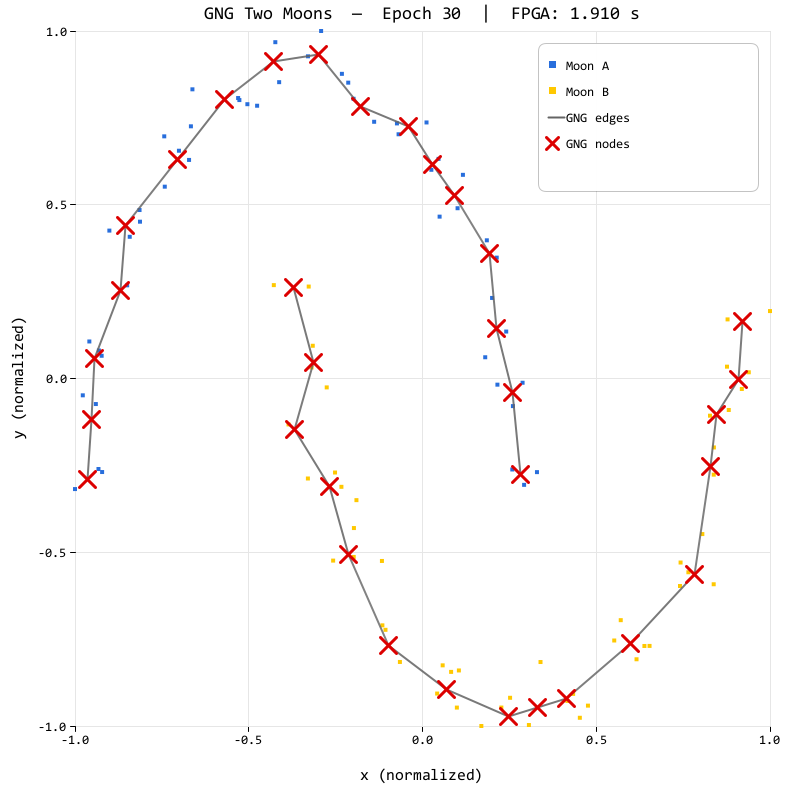
#> input picture image.png, 791 x 787 px; its folder holds only this picture in this run
$ python -i two_moon.py   (imports and definitions only)
#> lines starting #> are read from the running program, lines starting #| are printed output that depends on the picture
import time
import serial
import numpy as np
from sklearn.datasets import make_moons
import matplotlib.pyplot as plt
from matplotlib.animation import FuncAnimation

# =======================
# Konfigurasi UART & data
# =======================
PORT = "COM1"
BAUD = 115200
NUM_SAMPLES = 50

# =======================
# Generate dataset: two-moons
# =======================
X, y = make_moons(n_samples=NUM_SAMPLES, noise=0.05, random_state=0)

# Normalisasi ke [0,1] supaya cocok dengan firmware
xmin, xmax = X[:, 0].min(), X[:, 0].max()
ymin, ymax = X[:, 1].min(), X[:, 1].max()
Xn = np.empty_like(X)
Xn[:, 0] = (X[:, 0] - xmin) / (xmax - xmin)
Xn[:, 1] = (X[:, 1] - ymin) / (ymax - ymin)

# [1 line not run here, left out]
ser = serial.Serial(PORT, BAUD, timeout=0.5)
# [21 lines not run here, left out]

# Setelah dataset selesai, pakai non-blocking read
ser.timeout = 0
# [1 line not run here, left out]

# =======================
# Buffer & state GNG (diupdate dari UART)
# =======================
line_buffer = ""          # buffer untuk potongan line UART
latest_nodes = []         # list[(x,y)]
latest_edges = []         # list[(i,j)]


def parse_gng_line(line: str):
    """
    line: string mulai dari 'GNG:...'
    Format payload yang diharapkan:
      GNG:N:0,x0,y0;N:1,x1,y1;...;E:0,1;E:1,2;
    """
    global latest_nodes, latest_edges
    payload = line[4:]  # buang 'GNG:'

    nodes = []
    edges = []

    parts = [p for p in payload.split(';') if p]
    for p in parts:
        if p.startswith("N:"):
            # N:id,x,y
            _, rest = p.split(":", 1)
            _id_str, xs, ys = rest.split(",")
            nodes.append((float(xs), float(ys)))
        elif p.startswith("E:"):
            # E:a,b
            _, rest = p.split(":", 1)
            a_str, b_str = rest.split(",")
            edges.append((int(a_str), int(b_str)))

    # update state global
    latest_nodes = nodes
    latest_edges = edges


def poll_serial():
    """
    Baca semua data yang ada di UART (non-blocking),
    pecah per-baris, dan parse semua line yang diawali 'GNG:'.
    """
    global line_buffer

    while True:
        n = ser.in_waiting
        if n <= 0:
            break

        data = ser.read(n)
        if not data:
            break

        text = data.decode("ascii", errors="ignore")
        line_buffer += text

        # proses semua line yang lengkap
        while "\n" in line_buffer:
            line, line_buffer = line_buffer.split("\n", 1)
            line = line.strip()
            if not line:
                continue
            print(f"[RX] {line}")
            if line.startswith("GNG:"):
                parse_gng_line(line)


# =======================
# Setup plot Matplotlib
# =======================
fig, ax = plt.subplots(figsize=(6, 6))

# Plot dua bulan (background)
mask0 = (y == 0)
mask1 = (y == 1)
# [8 lines not run here, left out]

# Scatter untuk node GNG (awal kosong)
node_scatter = ax.scatter([], [], s=80, marker="x", c="red",
                          linewidths=2, label="GNG nodes")

# List untuk line objek edge
edge_lines = []

# [7 lines not run here, left out]


def update(frame):
    """
    Dipanggil berkala oleh FuncAnimation.
    - Poll UART
    - Update node_scatter & edge_lines
    """
    # 1) baca semua data UART yang sudah masuk
    poll_serial()

    # 2) update node scatter
    global latest_nodes, latest_edges, edge_lines

    if latest_nodes:
        xs = [p[0] for p in latest_nodes]
        ys = [p[1] for p in latest_nodes]
        offsets = np.column_stack((xs, ys))
    else:
        # penting: kalau kosong, kasih array 0x2 biar tidak error IndexError
        offsets = np.empty((0, 2))
    node_scatter.set_offsets(offsets)

    # hapus semua edge line lama
    for ln in edge_lines:
        ln.remove()
    edge_lines = []

    # 3) gambar edge baru berdasarkan latest_edges
    if latest_edges and latest_nodes:
        for a, b in latest_edges:
            if 0 <= a < len(latest_nodes) and 0 <= b < len(latest_nodes):
                x1, y1 = latest_nodes[a]
                x2, y2 = latest_nodes[b]
                (ln,) = ax.plot(
                    [x1, x2], [y1, y2],
                    linewidth=1.0, color="gray", alpha=0.8
                )
                edge_lines.append(ln)

    # kalau mau, bisa juga kasih label index node:
    # (opsional, kalau terlalu ramai bisa di-comment)
    # pertama hapus semua teks lama dengan cara simple:
    for artist in list(ax.texts):
        artist.remove()
    for idx, (xv, yv) in enumerate(latest_nodes):
        ax.text(
            xv, yv,
            str(idx),
            color="red", fontsize=7,
            ha="center", va="bottom"
        )

    # tidak perlu return apa-apa kalau blit=False
    return node_scatter, *edge_lines


# =======================
# Jalankan animasi
# =======================
ani = FuncAnimation(
    fig, update,
    interval=100,  # ms, boleh diperkecil kalau mau lebih responsif
    blit=False
)

# [6 lines not run here, left out]

>>> import cv2
>>> picture = cv2.imread('../image.png', cv2.IMREAD_GRAYSCALE)
#> picture: shape (787, 791); min 0, max 255, mean 251.5
>>> result = update(picture)
#> (the call stopped at in poll_serial, `if n <= 0:`: serial is not available in this run)
#> (the call stopped at in poll_serial, `if n <= 0:`: serial is not available in this run)
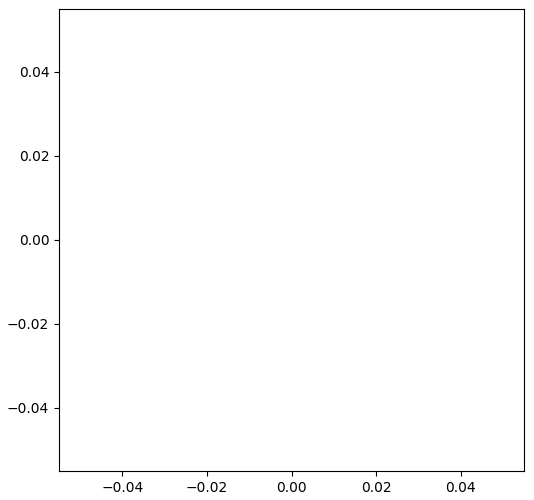
#> figure drawn by matplotlib, 1 panel
